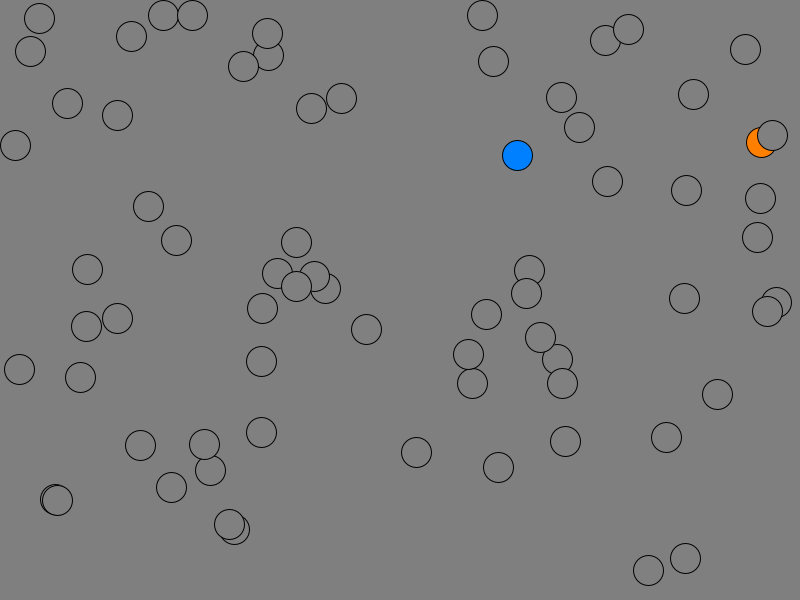
Frame 1 (no input)
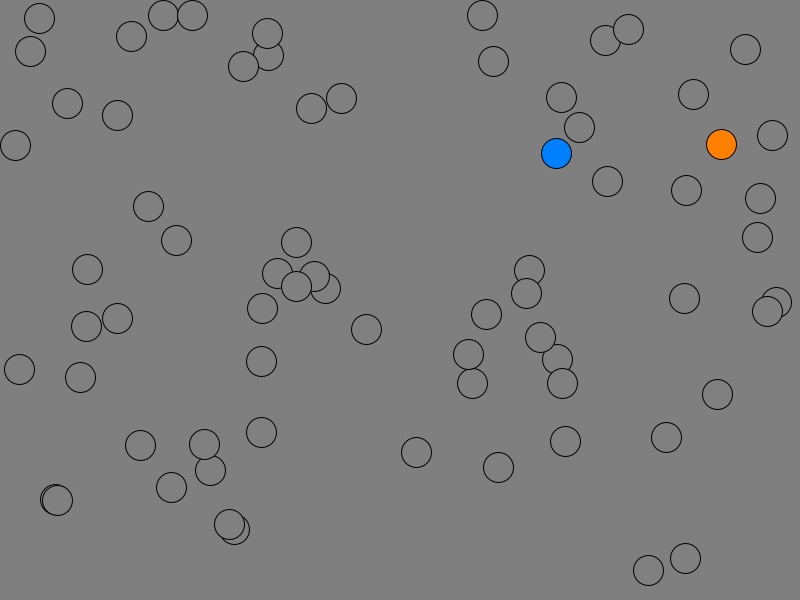
Frame 60 (the mouse pressed at the canvas centre just before this capture)
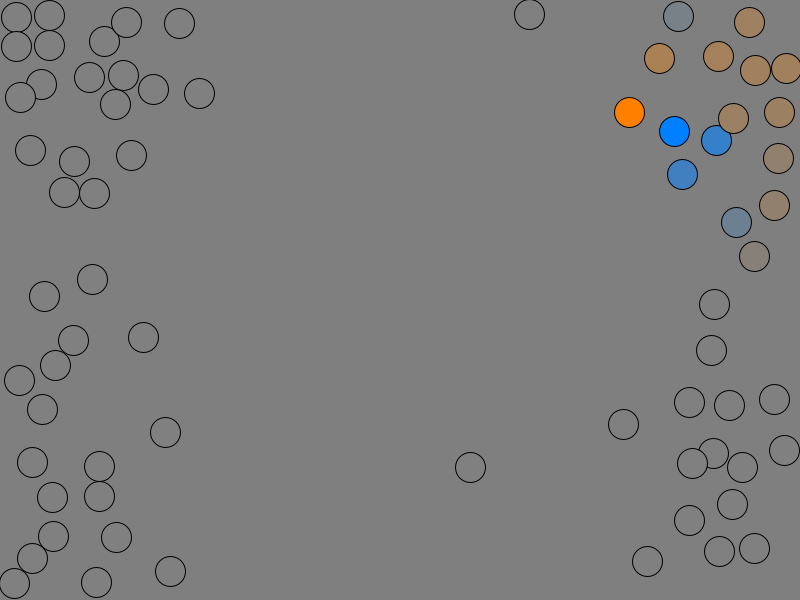
Frame 120 (the mouse held since frame 60 and released just before this capture)

The Processing sketch that drew these frames (run headless with seeded random() and noise(); from frame 60 on, the mouse is pressed at the canvas centre):

// Processing sketch: processing_6804
// ── processing_6804.pde

	static final int MAX_NUM_PARTICLES = 400;
	Particle[] particles = new Particle[MAX_NUM_PARTICLES];

	private float v = (float) 0.1;

	static final double GRAVITY = 0.0015;
	static final float BOUNCE_DAMPENING = (float) 0.03;

	private int numberOfInstances = 70;
	private float radius = 15;

	private boolean grav = false;

	void setup() {

		size(800, 600);
		frameRate(50);

		for (int i = 0; i < MAX_NUM_PARTICLES; i++) {
			float x = random(0, width);
			float y = random(0, height);
			particles[i] = new Particle(x, y, radius);
			particles[i].charge = (float) 0.5;
		}

		smooth();

		strokeWeight(1);
		stroke(0);
//		noStroke();
	}

	public void draw() {
		particles[0].charge = 0;
		particles[1].charge = 1;
		updateParticles();

		background(127);

		for (int i = 0; i < numberOfInstances; i++) {
			float ladung = particles[i].charge;
			fill((int) (128 + (ladung - 0.5) * 256),128,
					(int) (128 - (ladung - 0.5) * 256));
			int d = parseInt(particles[i].radius * 2);
			ellipse((float) particles[i].posX, (float) particles[i].posY, d, d);
		}

		fill(255);
	}

	public void keyPressed() {
		if (keyPressed) {
			if (key == 'g' || key == 'G') {
				grav = !grav;
			}

			if (key == '+' && numberOfInstances < MAX_NUM_PARTICLES) {
				numberOfInstances++;
			}
			if (key == '-' && numberOfInstances > 1) {
				numberOfInstances--;
			}
		}
	}

	private void updateParticles() {
		for (int i = 0; i < numberOfInstances; i++) {
			Particle particle = particles[i];

			// bounce off bottom
			if (particle.posY > height - particle.radius) {
				particle.vY = -abs(particle.vY) * (1 - BOUNCE_DAMPENING);
				particle.posY = height - particle.radius;
			}

			// bounce off ceiling
			if (particle.posY < particle.radius) {
				particle.vY = abs(particle.vY) * (1 - BOUNCE_DAMPENING);
				particle.posY = particle.radius;
			}

			// bounce off left border
			if (particle.posX < particle.radius) {
				particle.vX = abs(particle.vX) * (1 - BOUNCE_DAMPENING);
				particle.posX = particle.radius;
			}

			// bounce off right border
			if (particle.posX > width - particle.radius) {
				particle.vX = -abs(particle.vX) * (1 - BOUNCE_DAMPENING);
				particle.posX = width - particle.radius;
			}

			// apply interactive gravity
			applyMouseGravity(particle);

			// inter particle
			for (int j = i+1; j < numberOfInstances; j++) {

				// bounce
				particles[i].applyElectroStaticForce(particles[j]);
				particles[i].bounce(particles[j]);
			}

			// apply Gravity
			if (grav) {
				particle.vY += GRAVITY * 0.1 * v;
			}


			// move it
			particle.tick();
		}

	}

	private void applyMouseGravity(Particle particle) {
		if (mousePressed) {
			float d = sqrt(pow(particle.posX - mouseX, 2)
					+ pow(particle.posY - mouseY, 2))
					* (float) 2.0;
			float ang = atan2(particle.posX - mouseX, particle.posY - mouseY);
			float F = (float) 24 * v;
			if (mouseButton == RIGHT) {
				F = -F;
			}

			particle.vX += sin(ang) * F;
			particle.vY += cos(ang) * F;
		}
	}

	class Particle {

		float posX;
		float posY;

		float vX = 0;
		float vY = 0;

		float radius;

		float charge = 0;

		public Particle(float x, float y, float r) {
			posX = x;
			posY = y;
			radius = r;
		}

		public float getVelocity() {
			return sqrt(vX * vX + vY * vY);
		}

		public float getMotionDirection() {
			return atan2(vX, vY);
		}

		public void tick() {
			posX += vX * v;
			posY += vY * v;
		}
		
		public void applyElectroStaticForce(Particle theOtherParticle){
			float d = sqrt(pow((float) (theOtherParticle.posX - posX), 2)
					+ pow((float) (theOtherParticle.posY - posY), 2))*((float)0.8);
			
			float v = (float) 127/(d*d);
			v*= (charge-0.5)*(theOtherParticle.charge-0.5);
			
			float dx = (theOtherParticle.posX - posX);
			float dy = (theOtherParticle.posY - posY);
			
			dx *= v;
			dy *= v;
			
			vX -= dx;
			vY -= dy;
			theOtherParticle.vX += dx;
			theOtherParticle.vY += dy;
		}

		public void bounce(Particle theOtherParticle) {
			if (hit(theOtherParticle)) {
				charge = (float) ((charge + theOtherParticle.charge)*0.5);
				theOtherParticle.charge = charge;
				float commonTangentAngle = atan2(
						(float) (posX - theOtherParticle.posX),
						(float) (posY - theOtherParticle.posY))
						+ asin(1);

				float v1 = theOtherParticle.getVelocity();
				float v2 = getVelocity();
				float w1 = theOtherParticle.getMotionDirection();
				float w2 = getMotionDirection();

				theOtherParticle.vX = sin(commonTangentAngle) * v1
						* cos(w1 - commonTangentAngle)
						+ cos(commonTangentAngle) * v2
						* sin(w2 - commonTangentAngle);
				theOtherParticle.vY = cos(commonTangentAngle) * v1
						* cos(w1 - commonTangentAngle)
						- sin(commonTangentAngle) * v2
						* sin(w2 - commonTangentAngle);
				vX = sin(commonTangentAngle) * v2
						* cos(w2 - commonTangentAngle)
						+ cos(commonTangentAngle) * v1
						* sin(w1 - commonTangentAngle);
				vY = cos(commonTangentAngle) * v2
						* cos(w2 - commonTangentAngle)
						- sin(commonTangentAngle) * v1
						* sin(w1 - commonTangentAngle);

				theOtherParticle.vX *= (1 - BOUNCE_DAMPENING);
				theOtherParticle.vY *= (1 - BOUNCE_DAMPENING);
				vX *= (1 - BOUNCE_DAMPENING);
				vY *= (1 - BOUNCE_DAMPENING);

			}
		}

		private boolean hit(Particle theOtherParticle) {
			return (sqrt(pow((float) (theOtherParticle.posX - posX), 2)
					+ pow((float) (theOtherParticle.posY - posY), 2)) < (theOtherParticle.radius + radius))
					&& (sqrt(pow((float) (theOtherParticle.posX - posX), 2)
							+ pow((float) (theOtherParticle.posY - posY), 2)) > sqrt(pow(
							(float) (theOtherParticle.posX
									+ theOtherParticle.vX*v - posX - vX*v), 2)
							+ pow((float) (theOtherParticle.posY
									+ theOtherParticle.vY*v - posY - vY*v), 2)));
		}

	}
